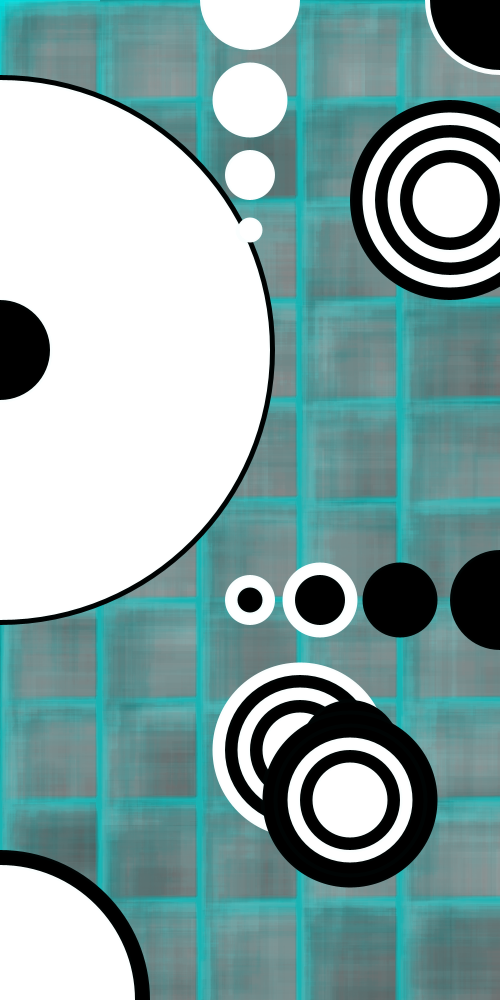
Frame 1 (no input)
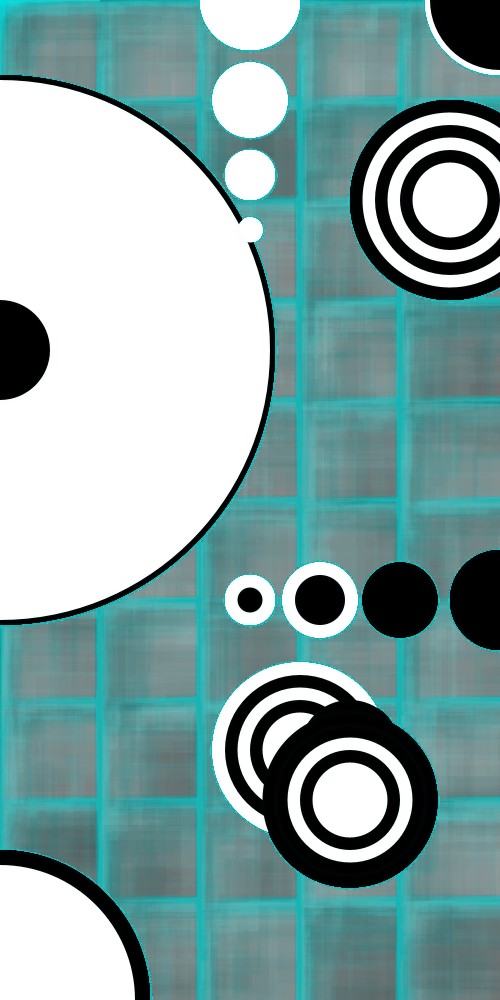
Frame 60 (the mouse pressed at the canvas centre just before this capture)
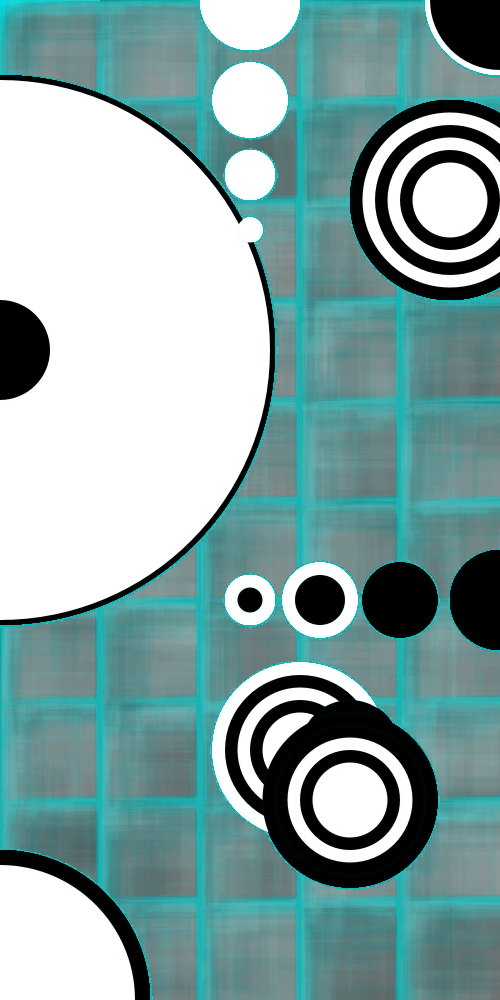
Frame 120 (the mouse held since frame 60 and released just before this capture)

The Processing sketch that drew these frames (run headless with seeded random() and noise(); from frame 60 on, the mouse is pressed at the canvas centre):

// Processing sketch: processing_24958
// ── processing_24958.pde

float x=100;
float y=0;


//what happens if you change these both to 50? what are they doing to the pattern?
int patternSeperationX = 100;
int patternSeperationY = 100;


void setup(){
  size(500,1000);
  
  background(0);
  noStroke();
  smooth();
  
  //the white box simply shows you the space your pattern gets drawn in
  fill(0,220,222);
  noStroke();
  rect(0,0,patternSeperationX,patternSeperationY);
  stroke(0);
  
  for(int i = 0; i < width/patternSeperationX; i++){
      for(int j = 0; j < height/patternSeperationY; j++){
        pushMatrix();
        translate(i*patternSeperationX, j*patternSeperationY);
        yourFunction();
        popMatrix();
      }
  }
  
}

void draw()
{
  strokeWeight(4);
   
   //circle one left
   fill(0);
   ellipse(0,350,550,550);
    fill(255);
   ellipse(0,350,540,540);

fill(0);
ellipse(0,350,100,100);

  fill(255);
   ellipse(320,600,75,75);
  ellipse(250,600,50,50);
  ellipse(250,600,25,25);
  fill(0);
  ellipse(500,600,100,100);
  ellipse(400,600,75,75);
  ellipse(320,600,50,50);
  ellipse(250,600,25,25);
 
  fill(255);
  ellipse(500,0,150,150);
  fill(0);
  ellipse(500,0,140,140);
 
 
  fill(0);
  ellipse(0,1000,300,300);
  fill(255);
  ellipse(0,1000,270,270);
  
   ellipse(250,0,100,100);
  ellipse(250,100,75,75);
  ellipse(250,175,50,50);
  ellipse(250,230,25,25);
  
  
  fill(0);
  ellipse(300,750,100,100);
  fill(255);
  ellipse(300,750,175,175);
  fill(0);
  ellipse(300,750,150,150);
  fill(255);
  ellipse(300,750,125,125);
  fill(0);
  ellipse(300,750,100,100);
  fill(255);
  ellipse(300,750,75,75);
 
  fill(0);
  ellipse(450,200,200,200);
  fill(255);
  ellipse(450,200,175,175);
  fill(0);
  ellipse(450,200,150,150);
  fill(255);
  ellipse(450,200,125,125);
  fill(0);
  ellipse(450,200,100,100);
  fill(255);
  ellipse(450,200,75,75);

fill(0);
  ellipse(350,750,100,100);
 
  ellipse(350,800,175,175);
  fill(0);
  ellipse(350,800,150,150);
  fill(255);
  ellipse(350,800,125,125);
  fill(0);
  ellipse(350,800,100,100);
  fill(255);
  ellipse(350,800,75,75);



  
  











}


void yourFunction(){
  float x=200;
float y=0;
  
  while(x>50){
  strokeWeight(10);
  stroke(0,220,222,5);
 
  fill(random(0,255),10);
  rect(random(0,100),random(0,100),random(y,x),random(y,x));
  
  
  
 y = y+.1;
 x = x-.1;

  



  }
  }
